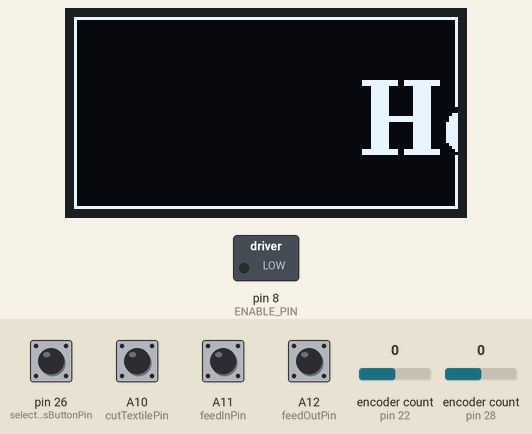
Recording of a sketch running on a simulated Arduino Mega 2560, built with avr-gcc and run on an emulated ATmega2560. Shown: 128×64 one-colour display, switched loads named in the sketch (green lamp = pin HIGH). The inputs (shaded band) are chosen by the test bench; at power-on: A10 (cutTextilePin), A11 (feedInPin), A12 (feedOutPin), pin 26 (selectNumPatchesButtonPin) HIGH, encoder count (sensors on pin 22, pin 28) 0.

Above: at 1.2 s.
1.3 s: encoder count (sensor on pin 22) set to 1
At 2.5 s:
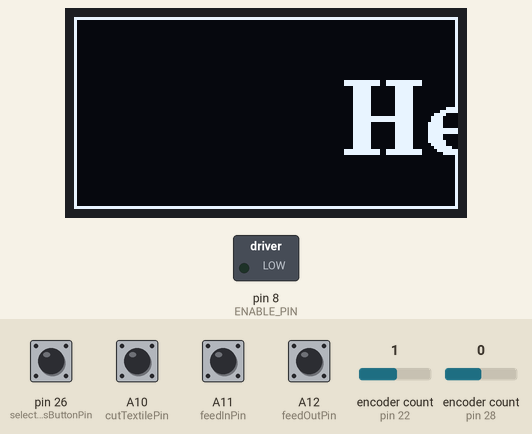
2.8 s: pin 26 (selectNumPatchesButtonPin) pulled LOW for 0.15 s
At 3.9 s:
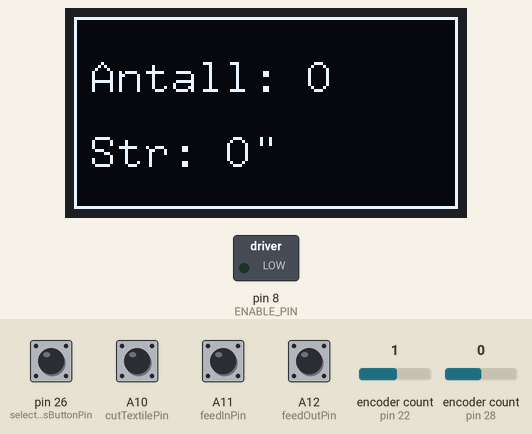
Timing chart, 0 to 5.8 s (numbered marks = the images above; inputs shaded):
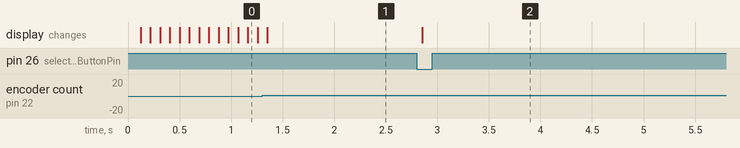

Measured:
- after the input at 2.8 s, the display: changes after 0.06 s (image 2)

The sketch:

BargelloMaskin.ino
```cpp
#include <AccelStepper.h>
#include <Encoder.h>
#include <U8g2lib.h>
#include <Wire.h>

/*
 * Kode for Bargellomaskinen
 *
 * Denne koden demonstrerer grunnleggende funksjonalitet i maskinen, inkludert manuell mating av tekstil,
 * justering av ønsket størrelse og antall kutt, og visning av valgt konfigurasjon på skjerm.
 *
 * Følgende funksjoner er ennå ikke implementert:
 * - Automatisk beregning av hvor mange omdreininger tekstilrullen skal ha for å oppnå riktig stofflengde til brukeren
 * - Fullt automatisert kuttesekvens med flere kutt som utføres etter brukerens valg av størrelse og antall
 *
 * Koden er laget som et funksjonelt testgrunnlag for videre utvikling av maskinens automatiserte prosesser.
 */

// === Skjerm ===
U8G2_SH1106_128X64_NONAME_F_HW_I2C u8g2(U8G2_R0);

// Konfigurer knottene som styrer antall lapper som skal kuttes og størrelsen på hver lapp
Encoder numPatchesKnobEncoder(22, 24);
Encoder cutSizeKnobEncoder(28, 30);

const int selectNumPatchesButtonPin = 26;
const int selectCutSizeButtonPin = 32;

// === Knapper A8–A12 ===
#define ENABLE_PIN 8
#define startPin A8
#define stopPin A9
#define cutTextilePin A10
#define feedInPin A11
#define feedOutPin A12

// Konfigurer motorer og definer nyttige motorkonstanter
AccelStepper feederMotor(AccelStepper::DRIVER, 4, 7);  	// Mater tekstilet inn i maskinen
AccelStepper cutterMotor(AccelStepper::DRIVER, 2, 5);  	// Flytter kniven over tekstilet
AccelStepper holderMotor(AccelStepper::DRIVER, 3, 6);   // Flytter en arm som holder tekstilet på plass under kutting

const int numCutterSteps = 10800;  // Number of motor steps for moving the cutter from one end to the other
const int numHolderSteps = 750;    // Number of motor steps for moving the holder arm up and down

const float motorAcceleration = 1000.0;
const float motorMaxSpeed = 2000.0;

// === Quilte-meldinger når skjermen er i Standby-modus ===
const char* standbyMessages[] = {"Hello Bargello",       "In Stitches We Trust", "Ready to Quilt?",
                                 "Keep Calm & Quilt On", "Sewciopath at Work",   "I Came, I Sewed, I Conquered",
                                 "Snip Happens",         "Quilty Pleasure",      "Measure Twice, Cut Once",
                                 "Stitchin’ Time", "Snitches get Stitches"};
const uint8_t* fonts[] = {u8g2_font_ncenB24_tr, u8g2_font_ncenB14_tr, u8g2_font_courB18_tr,
                          u8g2_font_9x15B_tr,   u8g2_font_7x13B_tr,   u8g2_font_6x10_tr};
const int numMessages = sizeof(standbyMessages) / sizeof(standbyMessages[0]);
const int numFonts = sizeof(fonts) / sizeof(fonts[0]);

// === Tilstands-konfigurasjon ===
// Maskinen kan enten være i standby-modus, hvor brukeren kan konfigurere kuttemaskinen, eller aktiv
// Hvor maskinen kutter tekstil ihht konfigurasjonen
enum MainState { STANDBY, CONFIGURING_CUT_SIZE, CONFIGURING_NUM_PATCHES, READY, CUTTING };
MainState mainState = STANDBY;

enum HolderState { HOLDER_LIFTED, HOLDER_LOWERED };
HolderState holderState = HOLDER_LIFTED;

enum CutterState { CUTTER_LEFT, CUTTER_RIGHT };
CutterState cutterState = CUTTER_RIGHT;

long selectedNumPatches = 0;
long selectedCutSize = 0;
long selectedCutSizeIntegerPart = 0;
long selectedCutSizeFractionalPart = 0;

long previousNumPatchesEncoderValue = 0;
long previousCutSizeEncoderValue = 0;

long savedSelectedNumPatches = 0;
long savedCutSizeIntegerPart = 0;
long savedCutSizeFractionalPart = 0;
int previousNumPatchesButtonVoltage = HIGH;
int previousCutSizeButtonVoltage = HIGH;

int offset = 128, messageIndex = 0, fontIndex = 0;

void setup() {
  pinMode(ENABLE_PIN, OUTPUT);
  digitalWrite(ENABLE_PIN, LOW);

  pinMode(startPin, INPUT_PULLUP);
  pinMode(feedInPin, INPUT_PULLUP);
  pinMode(feedOutPin, INPUT_PULLUP);
  pinMode(cutTextilePin, INPUT_PULLUP);
  pinMode(stopPin, INPUT_PULLUP);

  feederMotor.setMaxSpeed(motorMaxSpeed);
  feederMotor.setAcceleration(motorAcceleration);

  cutterMotor.setMaxSpeed(motorMaxSpeed);
  cutterMotor.setAcceleration(motorAcceleration);
  cutterMotor.setCurrentPosition(0);

  holderMotor.setMaxSpeed(motorMaxSpeed);
  holderMotor.setAcceleration(motorAcceleration);
  holderMotor.setCurrentPosition(0);  // Sett tekstilholder i oppe-posisjon for at det ikke krasjer i knivbladet

  u8g2.begin();
  pinMode(selectNumPatchesButtonPin, INPUT_PULLUP);
  pinMode(selectCutSizeButtonPin, INPUT_PULLUP);

  numPatchesKnobEncoder.write(0);
  cutSizeKnobEncoder.write(0);
  previousNumPatchesEncoderValue = numPatchesKnobEncoder.read();
  previousCutSizeEncoderValue = cutSizeKnobEncoder.read();
}

void showStandbyMessage() {
  u8g2.clearBuffer();
  u8g2.drawFrame(0, 0, 128, 64);
  const char* text = standbyMessages[messageIndex];
  const uint8_t* font = fonts[fontIndex];
  u8g2.setFont(font);
  int textWidth = u8g2.getStrWidth(text);
  int textHeight = u8g2.getMaxCharHeight();
  u8g2.setCursor(offset, (64 + textHeight) / 2 - 2);
  u8g2.print(text);
  u8g2.sendBuffer();
  offset -= 3;
  if (offset < -textWidth) {
    offset = 128;
    messageIndex = (messageIndex + 1) % numMessages;
    fontIndex = (fontIndex + 1) % numFonts;
  }
}

long updateValueFromEncoder(Encoder& encoder, long& previousEncoderReading, long currentValue) {
  long newReading = encoder.read();
  long change = newReading - previousEncoderReading;

// Ignorer små endringer som kan skyldes støy
  if (abs(change) >= 4) {
    // Normaliser endringen ved å kun øke/minske med 1.
    if (change > 0) {
      currentValue += 1;
    } else {
      currentValue -= 1;
    }

    // Sørg for at verdien ikke går under null
    if (currentValue < 0) {
      currentValue = 0;
    }
  }

  // Oppdater referansen til forrige avlesning fra encoder.
  previousEncoderReading = newReading;
  return currentValue;
}

bool encoderInputchanged(Encoder& encoder, long& previousEncoderReading, long currentValue) {
  /// Returner true hvis encoder-verdien har endret seg siden forrige oppdatering.
  // //(Merk at currentValue ikke oppdateres, det sjekkes bare om den "ville" ha endret seg.)
  long newValue = updateValueFromEncoder(encoder, previousEncoderReading, currentValue);
  return newValue != currentValue;
}

bool buttonClicked(int buttonPin, int& previousVoltage) {
  // Returner true KUN HVIS knappen er trykket nå, men ikke var trykket forrige gang.
  // Oppdater også forrige spenningsnivå for knappen
  bool newVoltage = digitalRead(buttonPin);
  bool wasClicked = false;
  if (newVoltage == LOW && previousVoltage == HIGH) {
    wasClicked = true;
  }
  previousVoltage = newVoltage;
  return wasClicked;
}

void handleConfigureNumPatches() {
  long newSelectedNumPatches =
      updateValueFromEncoder(numPatchesKnobEncoder, previousNumPatchesEncoderValue, selectedNumPatches);
  if (selectedNumPatches != newSelectedNumPatches) {
    showSelectedConfiguration();
  }
  selectedNumPatches = newSelectedNumPatches;

  if (buttonClicked(selectNumPatchesButtonPin, previousNumPatchesButtonVoltage)) {
    savedSelectedNumPatches = selectedNumPatches;
    mainState = READY;
  }
}

void handleConfigureCutSize() {
  long newSelectedCutSize = updateValueFromEncoder(cutSizeKnobEncoder, previousCutSizeEncoderValue, selectedCutSize);
  if (selectedCutSize != newSelectedCutSize) {
    showSelectedConfiguration();
  }
  selectedCutSize = newSelectedCutSize;
  selectedCutSizeIntegerPart = selectedCutSize / 8;
  selectedCutSizeFractionalPart = selectedCutSize % 8;

  if (buttonClicked(selectCutSizeButtonPin, previousCutSizeButtonVoltage)) {
    savedCutSizeIntegerPart = selectedCutSizeIntegerPart;
    savedCutSizeFractionalPart = selectedCutSizeFractionalPart;
    mainState = READY;
  }
}

bool handleManualFeeding() {
  // Håndter manuell mating av tekstil inn/ut av maskinen.

  // MERK: Lav spenning (LOW) på knapp-pinnene betyr at knappen er trykket ned (koblet til jord)
  bool feedIn = digitalRead(feedInPin) == LOW;
  bool feedOut = digitalRead(feedOutPin) == LOW;

  if (feedIn && feedOut) {
    // Begge knapper trykket samtidig skal ikke gjøre noe
  } else if (feedIn) {
    feederMotor.setSpeed(motorMaxSpeed); 	// Mat tekstilet inn
    feederMotor.runSpeed();
  } else if (feedOut) {
    feederMotor.setSpeed(-motorMaxSpeed);  // Mat tekstilet ut
    feederMotor.runSpeed();
  }

  // Returner true hvis noen av knappene ble trykket
  return feedIn || feedOut;
}

void handleStartCutting() {
  bool pressedCutButton = digitalRead(cutTextilePin) == LOW;
  if (!pressedCutButton) {
    return;  // Knappen ble ikke trykket
  }

  // Det er egentlig ikke nødvendig å oppdatere mainState her, fordi kuttingen blokkerer all annen input fra brukeren.
  // Vi setter mainState til ACTIVE før kontroll returneres til brukeren.
  mainState = CUTTING;

  // Utfør kuttesekvens:
  // 1. Senk tekstilholderen.
  // 2. Kutt fra nåværende side til motsatt side (basert på knivens posisjon).
  // 3. Hev tekstilholderen.

  // Senk tekstilholderen hvis den er hevet (det bør den være nå!)
  if (holderState == HOLDER_LIFTED) {
    holderMotor.move(-numHolderSteps);
    while (holderMotor.distanceToGo() != 0) holderMotor.run();
    holderState = HOLDER_LOWERED;
  }

// Kjør kniven over tekstilet
  if (cutterState == CUTTER_RIGHT) {
    cutterMotor.move(-numCutterSteps);
    cutterState = CUTTER_LEFT;
  } else if (cutterState == CUTTER_LEFT) {
    cutterMotor.move(numCutterSteps);
    cutterState = CUTTER_RIGHT;
  }
  while (cutterMotor.distanceToGo() != 0) cutterMotor.run();

// Hev holderen hvis den er senket (det bør den være nå!)
  if (holderState == HOLDER_LOWERED) {
    holderMotor.move(numHolderSteps);
    while (holderMotor.distanceToGo() != 0) holderMotor.run();
    holderState = HOLDER_LIFTED;
  }

  mainState = READY;
}

void showSelectedConfiguration() {
  u8g2.clearBuffer();
  u8g2.drawFrame(0, 0, 128, 64);
  u8g2.setFont(u8g2_font_9x15_tr);

  u8g2.setCursor(5, 25);
  u8g2.print("Antall: ");
  u8g2.print(selectedNumPatches);
  u8g2.setCursor(5, 50);
  u8g2.print("Str: ");
  u8g2.print(selectedCutSizeIntegerPart);
  if (selectedCutSizeFractionalPart > 0) {
    u8g2.print(" ");
    const char* fractionStrings[] = {"", "1/8", "1/4", "3/8", "1/2", "5/8", "3/4", "7/8"};
    u8g2.print(fractionStrings[selectedCutSizeFractionalPart]);
  }
  u8g2.print("\"");

  u8g2.sendBuffer();
}

void loop() {
  switch (mainState) {
    case STANDBY:
      showStandbyMessage();
      // Sjekk om brukeren begynner å stille inn antall kutt eller størrelse.
      if (encoderInputchanged(numPatchesKnobEncoder, previousNumPatchesEncoderValue, selectedNumPatches)) {
        mainState = CONFIGURING_NUM_PATCHES;
      } else if (encoderInputchanged(cutSizeKnobEncoder, previousCutSizeEncoderValue, selectedCutSize)) {
        mainState = CONFIGURING_CUT_SIZE;
      }
      break;

    case CONFIGURING_NUM_PATCHES:
      handleConfigureNumPatches();
      break;

    case CONFIGURING_CUT_SIZE:
      handleConfigureCutSize();
      break;

    case READY:
      // Sjekk om brukeren begynner å stille inn antall kutt eller størrelse.
      if (encoderInputchanged(numPatchesKnobEncoder, previousNumPatchesEncoderValue, selectedNumPatches)) {
        mainState = CONFIGURING_NUM_PATCHES;
      } else if (encoderInputchanged(cutSizeKnobEncoder, previousCutSizeEncoderValue, selectedCutSize)) {
        mainState = CONFIGURING_CUT_SIZE;
        // ellers håndter alt annet
      } else {
        handleManualFeeding();
        handleStartCutting();
        showSelectedConfiguration();
      }
      break;

    case CUTTING:
      // CUTTING-tilstanden, slik den er implementert nå, er kun aktiv i handleStartCutting, og kan ikke stoppes før den er ferdig.
      // For å kunne stoppe midt i kuttingen må vi flytte noe av logikken fra handleStartCutting til denne delen.
      break;
  }
  delay(5);
}
```
